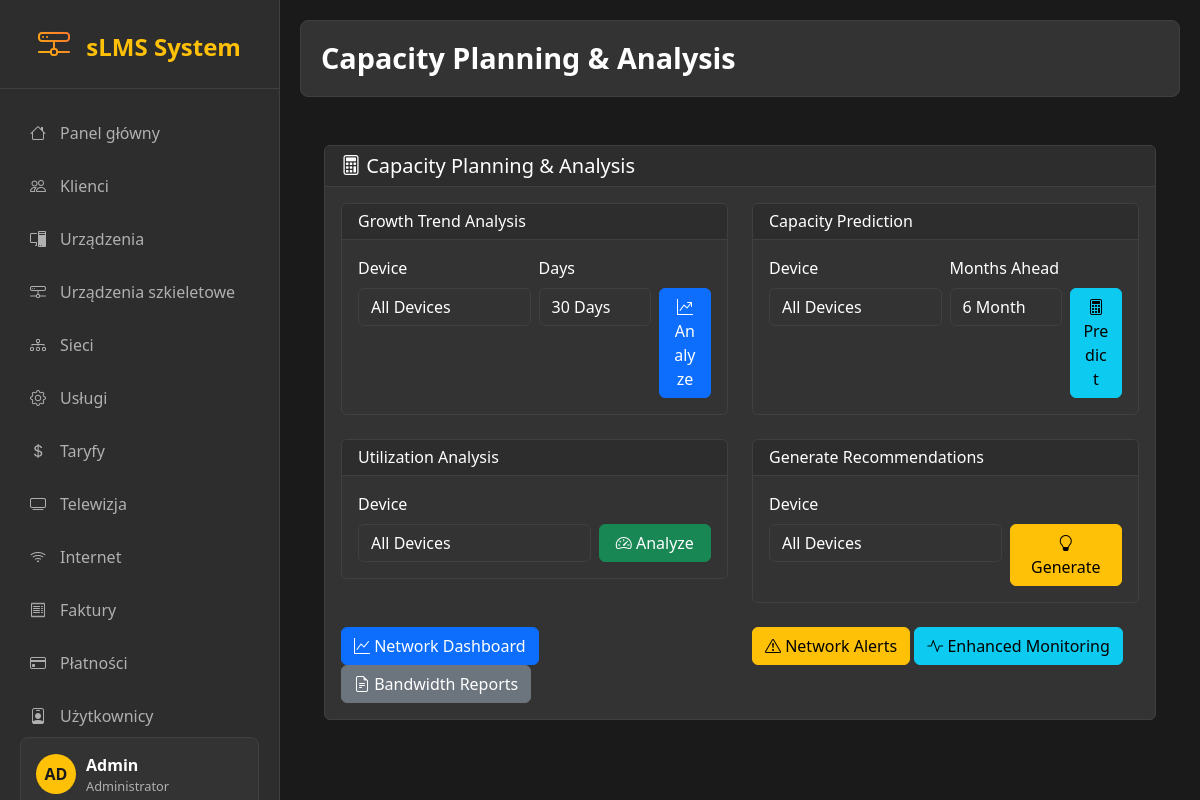
The page /modules/capacity_planning.php on the database its author committed.
### tables this page shows
CREATE TABLE `menu_items` (
  `id` int(11) NOT NULL AUTO_INCREMENT,
  `label` varchar(100) NOT NULL,
  `url` varchar(255) DEFAULT NULL,
  `icon` varchar(50) DEFAULT 'bi-circle',
  `type` enum('link','script') DEFAULT 'link',
  `script` text DEFAULT NULL,
  `parent_id` int(11) DEFAULT NULL,
  `position` int(11) DEFAULT 0,
  `enabled` tinyint(1) DEFAULT 1,
  `options` text DEFAULT NULL,
  PRIMARY KEY (`id`),
  KEY `idx_menu_position` (`position`),
  KEY `idx_menu_enabled` (`enabled`),
  KEY `idx_menu_parent` (`parent_id`),
  CONSTRAINT `menu_items_ibfk_1` FOREIGN KEY (`parent_id`) REFERENCES `menu_items` (`id`) ON DELETE CASCADE
);

### config.php (called while the page is built, shortened)
<?php
function base_url($path = '') {
    if (isset($_SERVER['SCRIPT_NAME']) && $_SERVER['SCRIPT_NAME'] !== 'Standard input code') {
        $script_path = $_SERVER['SCRIPT_NAME'];
        $root_dir = '';
        if (strpos($script_path, '/modules/') !== false || strpos($script_path, 'modules/') !== false) {
            $root_dir = dirname(dirname($script_path));
        } else {
            $root_dir = dirname($script_path);
        }
        $root_dir = rtrim($root_dir, '/');
        return $root_dir . '/' . ltrim($path, '/');
    } else {
        return '/' . ltrim($path, '/');
    }
}
?>

### modules/helpers/database_helper.php (called while the page is built, shortened)
<?php
require_once __DIR__ . '/../../config.php';
function get_menu_items_from_database() {
    try {
        $pdo = get_pdo();
        $stmt = $pdo->prepare("
            SELECT id, label, url, icon, type, parent_id, position, enabled, options
            FROM menu_items
            WHERE enabled = 1
            ORDER BY position ASC, id ASC
        ");
        $stmt->execute();
        $all_items = $stmt->fetchAll(PDO::FETCH_ASSOC);
        $menu_tree = [];
        $children = [];
        foreach ($all_items as $item) {
            if ($item['parent_id'] === null || $item['parent_id'] == 0) {
                $menu_tree[] = $item;
            } else {
                $children[$item['parent_id']][] = $item;
            }
        }
        return $menu_tree;
    } catch (PDOException $e) {
        error_log("Error fetching menu items: " . $e->getMessage());
        return [];
    }
}
?>

### modules/helpers/auth_helper.php (called while the page is built, shortened)
<?php
function is_logged_in() {
    return isset($_SESSION['user_id']) && !empty($_SESSION['user_id']);
}
function get_current_user_info() {
    if (!is_logged_in()) {
        return null;
    }
}
?>

### modules/capacity_planning.php (the view, shortened to what this page needs)
<?php
require_once __DIR__ . '/../config.php';
$pageTitle = 'Capacity Planning & Analysis';
?>
<div class="container-fluid">
  <div class="row">
    <div class="col-12">
      <div class="card mt-4">
        <div class="card-header">
          <h5 class="mb-0">
            <i class="bi bi-calculator"></i> Capacity Planning & Analysis
          </h5>
        </div>
        <div class="card-body">
          <div class="row mb-4">
            <div class="col-md-6">
              <div class="card">
                <div class="card-header">
                  <h6 class="mb-0">Growth Trend Analysis</h6>
                </div>
                <div class="card-body">
                  <form method="post" class="row g-2">
                    <div class="col-md-6">
                      <label class="form-label">Device</label>
                      <select name="device_id" class="form-select">
                        <option value="">All Devices</option>
                      </select>
                    </div>
                    <div class="col-md-4">
                      <label class="form-label">Days</label>
                      <select name="days" class="form-select">
                        <option value="30" selected>30 Days</option>
                      </select>
                    </div>
                    <div class="col-md-2">
                      <label class="form-label">&nbsp;</label>
                      <button type="submit" name="analyze_growth" class="btn btn-primary w-100">
                        <i class="bi bi-graph-up-arrow"></i> Analyze
                      </button>
                    </div>
                  </form>
                </div>
              </div>
            </div>
            <div class="col-md-6">
              <div class="card">
                <div class="card-header">
                  <h6 class="mb-0">Capacity Prediction</h6>
                </div>
                <div class="card-body">
                  <form method="post" class="row g-2">
                    <div class="col-md-6">
                      <label class="form-label">Device</label>
                      <select name="device_id" class="form-select">
                        <option value="">All Devices</option>
                      </select>
                    </div>
                    <div class="col-md-4">
                      <label class="form-label">Months Ahead</label>
                      <select name="months" class="form-select">
                        <option value="6" selected>6 Months</option>
                      </select>
                    </div>
                    <div class="col-md-2">
                      <label class="form-label">&nbsp;</label>
                      <button type="submit" name="predict_capacity" class="btn btn-info w-100">
                        <i class="bi bi-calculator"></i> Predict
                      </button>
                    </div>
                  </form>
                </div>
              </div>
            </div>
          </div>
          <div class="row mb-4">
            <div class="col-md-6">
              <div class="card">
                <div class="card-header">
                  <h6 class="mb-0">Utilization Analysis</h6>
                </div>
                <div class="card-body">
                  <form method="post" class="row g-2">
                    <div class="col-md-8">
                      <label class="form-label">Device</label>
                      <select name="device_id" class="form-select">
                        <option value="">All Devices</option>
                      </select>
                    </div>
                    <div class="col-md-4">
                      <label class="form-label">&nbsp;</label>
                      <button type="submit" name="analyze_utilization" class="btn btn-success w-100">
                        <i class="bi bi-speedometer2"></i> Analyze
                      </button>
                    </div>
                  </form>
                </div>
              </div>
            </div>
            <div class="col-md-6">
              <div class="card">
                <div class="card-header">
                  <h6 class="mb-0">Generate Recommendations</h6>
                </div>
                <div class="card-body">
                  <form method="post" class="row g-2">
                    <div class="col-md-8">
                      <label class="form-label">Device</label>
                      <select name="device_id" class="form-select">
                        <option value="">All Devices</option>
                      </select>
                    </div>
                    <div class="col-md-4">
                      <label class="form-label">&nbsp;</label>
                      <button type="submit" name="generate_recommendations" class="btn btn-warning w-100">
                        <i class="bi bi-lightbulb"></i> Generate
                      </button>
                    </div>
                  </form>
                </div>
              </div>
            </div>
          </div>
          <div class="row mt-4">
            <div class="col-md-6">
              <a href="network_dashboard.php" class="btn btn-primary">
                <i class="bi bi-graph-up"></i> Network Dashboard
              </a>
              <a href="bandwidth_reports.php" class="btn btn-secondary">
                <i class="bi bi-file-earmark-text"></i> Bandwidth Reports
              </a>
            </div>
            <div class="col-md-6">
              <a href="network_alerts.php" class="btn btn-warning">
                <i class="bi bi-exclamation-triangle"></i> Network Alerts
              </a>
              <a href="network_monitoring_enhanced.php" class="btn btn-info">
                <i class="bi bi-activity"></i> Enhanced Monitoring
              </a>
            </div>
          </div>
        </div>
      </div>
    </div>
  </div>
</div>
<?php
$content = ob_get_clean();
include __DIR__ . '/../partials/layout.php';
?>

### partials/layout.php (shortened to what this page needs)
<?php
require_once __DIR__ . '/../config.php';
require_once __DIR__ . '/../modules/helpers/database_helper.php';
require_once __DIR__ . '/../modules/helpers/auth_helper.php';
?>
<!DOCTYPE html>
<html lang="pl">
<head>
  <link href="https://cdn.jsdelivr.net/npm/bootstrap@5.3.0/dist/css/bootstrap.min.css" rel="stylesheet">
  <link href="https://cdn.jsdelivr.net/npm/bootstrap-icons@1.10.0/font/bootstrap-icons.css" rel="stylesheet">
  <link href="<?= base_url('assets/style.css') ?>" rel="stylesheet">
  <link href="<?= base_url('assets/tooltip-system.css') ?>" rel="stylesheet">
</head>
<body>
  <nav class="dark-sidebar">
    <div class="logo-section">
      <a href="<?= base_url('index.php') ?>" class="logo">
        <i class="bi bi-hdd-network logo-icon"></i>
        sLMS System
      </a>
    </div>
    <div class="nav-menu">
      <?php
      $menu_items = get_menu_items_from_database();
      if (!empty($menu_items)) {
        foreach ($menu_items as $item) {
          $has_children = !empty($item['children']);
          $is_active = false;
          $item_id = 'menu-' . $item['id'];
          echo '<div class="nav-item">';
          if ($has_children) {
            echo '<a class="nav-link ' . ($is_active ? 'active' : '') . '" href="#" onclick="toggleSubmenu(\'' . $item_id . '\')">';
            echo '<i class="bi ' . ($item['icon'] ?? 'bi-circle') . '"></i>';
            echo htmlspecialchars($item['label']);
            echo '<i class="bi bi-chevron-down ms-auto" id="chevron-' . $item_id . '"></i>';
          echo '</a>';
            echo '<div class="submenu" id="' . $item_id . '" style="display: none;">';
            foreach ($item['children'] as $child) {
              $child_active = (strpos($_SERVER['PHP_SELF'], $child['url']) !== false) ? 'active' : '';
              $icon = $child['icon'] ?? 'bi-circle';
              echo '<a class="nav-link ' . $child_active . '" href="' . base_url($child['url']) . '">';
              echo '<i class="bi ' . $icon . '"></i>';
              echo htmlspecialchars($child['label']);
              echo '</a>';
            }
            echo '</div>';
          } else {
            echo '<a class="nav-link ' . ($is_active ? 'active' : '') . '" href="' . base_url($item['url']) . '">';
            echo '<i class="bi ' . ($item['icon'] ?? 'bi-circle') . '"></i>';
            echo htmlspecialchars($item['label']);
            echo '</a>';
          }
          echo '</div>';
        }
      }
      ?>
    </div>
    <div class="user-profile">
      <div class="d-flex align-items-center">
        <div class="user-avatar">
          <?php
          $user_info = get_current_user_info();
          $initials = substr($user_info['username'] ?? 'AD', 0, 2);
          echo strtoupper($initials);
          ?>
        </div>
        <div class="user-info">
          <p class="user-name"><?= htmlspecialchars($user_info['username'] ?? 'Admin') ?></p>
          <p class="user-role"><?= htmlspecialchars($user_info['role'] ?? 'Administrator') ?></p>
        </div>
      </div>
    </div>
  </nav>
  <main class="dark-main-content">
    <div class="page-header">
      <h1><?= htmlspecialchars($pageTitle ?? 'sLMS Dashboard') ?></h1>
    </div>
    <div class="container-fluid mt-4">
        <?php if (!empty($content)): ?>
            <?= $content ?>
        <?php else: ?>
            <div class="alert alert-info">No content to display. Please check if the module is correctly generating content.</div>
        <?php endif; ?>
    </div>
  </main>
</body>
</html>

### assets/style.css (style rules this page uses)
:root { --dark-bg: #1a1a1a; --dark-sidebar: #2d2d2d; --dark-card: #333333; --dark-border: #404040; --dark-text: #ffffff; --dark-text-muted: #b0b0b0; --dark-hover: #404040; --dark-active: #007bff; --dark-accent: #ffc107; --dark-danger: #dc3545; --dark-success: #28a745; --dark-warning: #ffc107; --dark-info: #17a2b8; }
body { background-color: var(--dark-bg) !important; color: var(--dark-text) !important; }
.card { background: var(--dark-card); border: 1px solid var(--dark-border); color: var(--dark-text); }
.card-header { background: var(--dark-sidebar); border-bottom: 1px solid var(--dark-border); color: var(--dark-text); }
.card-body { color: var(--dark-text); }
.form-select { background: var(--dark-card); border: 1px solid var(--dark-border); color: var(--dark-text); }

### assets/tooltip-system.css (style rules this page uses)
.tooltip-enabled { position: relative; cursor: help; }

### partials/layout.php (style rules this page uses)
:root { --dark-bg: #1a1a1a; --dark-sidebar: #2d2d2d; --dark-card: #333333; --dark-border: #404040; --dark-text: #ffffff; --dark-text-muted: #b0b0b0; --dark-hover: #404040; --dark-active: #007bff; --dark-accent: #ffc107; --dark-danger: #dc3545; --dark-success: #28a745; --dark-warning: #ffc107; --dark-info: #17a2b8; --dark-font: 'Segoe UI', Tahoma, Geneva, Verdana, sans-serif; }
body { background-color: var(--dark-bg); color: var(--dark-text); font-family: var(--dark-font); margin: 0; padding: 0; min-height: 100vh; }
.dark-sidebar { background: var(--dark-sidebar); min-height: 100vh; width: 280px; position: fixed; left: 0; top: 0; z-index: 1000; border-right: 1px solid var(--dark-border); overflow-y: auto; }
.dark-sidebar .logo-section { padding: 20px; border-bottom: 1px solid var(--dark-border); text-align: center; }
.dark-sidebar .logo-section .logo { font-size: 1.5rem; font-weight: bold; color: var(--dark-accent); text-decoration: none; }
.dark-sidebar .logo-section .logo-icon { font-size: 2rem; margin-right: 10px; background: linear-gradient(45deg, var(--dark-accent), #ff6b35); -webkit-background-clip: text; -webkit-text-fill-color: transparent; }
.dark-sidebar .nav-menu { padding: 20px 0; }
.dark-sidebar .nav-item { margin-bottom: 5px; }
.dark-sidebar .nav-link { color: var(--dark-text-muted); padding: 12px 25px; display: flex; align-items: center; text-decoration: none; transition: all 0.3s ease; border-left: 3px solid transparent; }
.dark-sidebar .nav-link i { margin-right: 12px; width: 20px; text-align: center; }
.dark-main-content { margin-left: 280px; padding: 20px; min-height: 100vh; background: var(--dark-bg); }
.user-profile { position: absolute; bottom: 20px; left: 20px; right: 20px; padding: 15px; background: var(--dark-card); border-radius: 8px; border: 1px solid var(--dark-border); }
.user-profile .user-avatar { width: 40px; height: 40px; border-radius: 50%; background: var(--dark-accent); display: flex; align-items: center; justify-content: center; color: var(--dark-bg); font-weight: bold; margin-right: 10px; }
.user-profile .user-info { flex: 1; }
.user-profile .user-name { color: var(--dark-text); font-weight: 600; margin: 0; }
.user-profile .user-role { color: var(--dark-text-muted); font-size: 0.8rem; margin: 0; }
.page-header { background: var(--dark-card); padding: 20px; border-radius: 8px; margin-bottom: 20px; border: 1px solid var(--dark-border); }
.page-header h1 { color: var(--dark-text); margin: 0; font-size: 1.8rem; font-weight: 600; }

### rows shown on the page
menu_items: label "Panel główny"
menu_items: label "Klienci"
menu_items: label "Urządzenia"
menu_items: label "Urządzenia szkieletowe"
menu_items: label "Sieci"
menu_items: label "Usługi"
menu_items: label "Taryfy"
menu_items: label "Telewizja"
menu_items: label "Internet"
menu_items: label "Faktury"
menu_items: label "Płatności"
menu_items: label "Użytkownicy"

### other values the page prints
$initials "AD"
$user_info['username'] "Admin"
$user_info['role'] "Administrator"
$pageTitle "Capacity Planning & Analysis"
